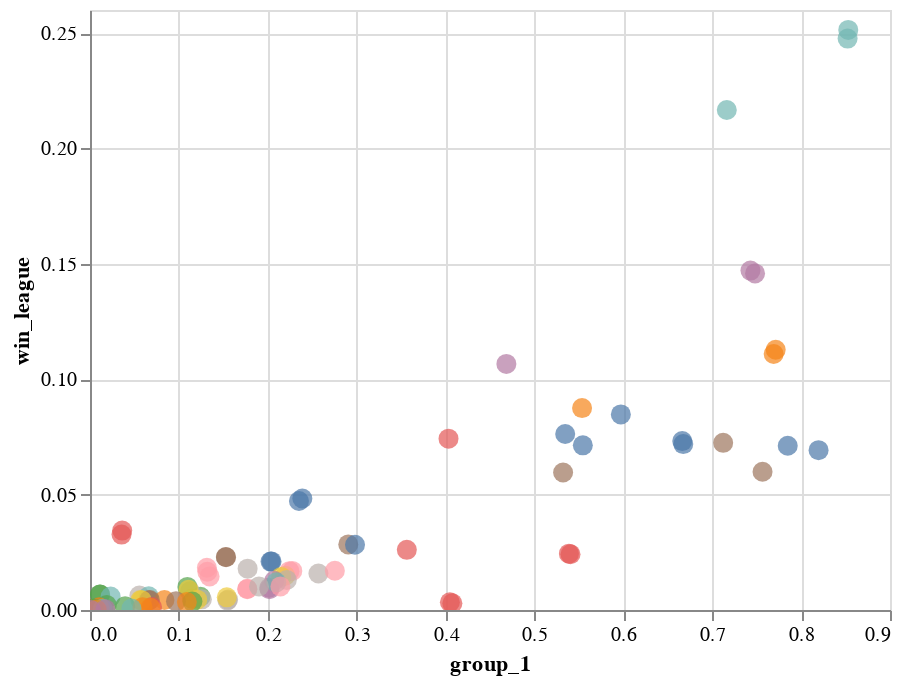

Source (notebook cell):
### Code cell
# Visualize the data
alt.Chart(df).mark_circle(size=100).encode(
    x='group_1',
    y='win_league',
    color=alt.Color('team', legend=None),
    tooltip=['team', 'group_1', 'win_league']

).interactive()
